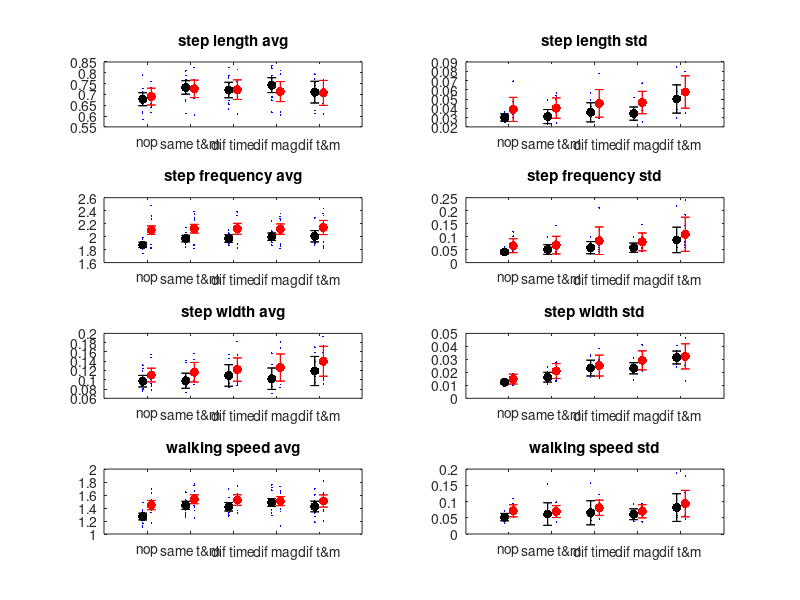

Reproduce this figure in MATLAB. (Note: this script raises an error after producing the figure.)
%% plots youngs vs old 
load main_kinem_y
load main_kinem_o
load detrend_y
load detrend_o

conds = {'no_pert' 'same_mf' 'diff_f' 'diff_m' 'diff_fm'};

%% old vs young kinematic with individual subjects
w = 0.1;
% for m=1:length(subjs)
    for i=1:length(conds)
        figure(100)
        subplot(4,2,1)
        xlim([0 6])
%         ylim([0.6 0.85])
        plot(i - w,mean(kinem_y.sl.(conds{i}).avg),'k.','MarkerSize',20), hold on
        plot(i - w,kinem_y.sl.(conds{i}).avg,'b.','MarkerSize',4), hold on
        errorbar(i - w,mean(kinem_y.sl.(conds{i}).avg),mean(kinem_y.sl.(conds{i}).standdev),'k.'), hold on
    end
% end
figure(100)
set(gca, 'XTick', [1,2,3,4,5],'XTickLabel',{'nop' 'same t&m' 'dif time' 'dif mag' 'dif t&m'});
title('step length avg')
% errorbar([1; 2; 3; 4; 5],mean(sl.(conds{i}).avg),mean(sl.(conds{i}).standdev),'.');
% errorbar([0.80 1.15 1.50; 2.60 2.95 3.30; 4.40 4.75 5.10],stridewidth_variation_detrended_bar_plot,error_width_detrended,'.');
% errorbar([0.80 1.15 1.50; 2.60 2.95 3.30; 4.40 4.75 5.10],(stridewidth_variation_detrended_bar_plot + stridewidth_variation_speedtrend_bar_plot),error_width_speedtrend,'.');
% [i-0.1,i,i+0.1]
for i=1:length(conds)
        figure(100)
        subplot(4,2,2)
        xlim([0 6])
%         ylim([0.6 0.85])
        plot(i - w,mean(kinem_y.sl.(conds{i}).standdev),'k.','MarkerSize',20), hold on
        plot(i - w,kinem_y.sl.(conds{i}).standdev,'b.','MarkerSize',4), hold on
        errorbar(i - w,mean(kinem_y.sl.(conds{i}).standdev),mean(std(kinem_y.sl.(conds{i}).standdev)),'k.'), hold on
end
% end
figure(100)
set(gca, 'XTick', [1,2,3,4,5],'XTickLabel',{'nop' 'same t&m' 'dif time' 'dif mag' 'dif t&m'});
title('step length std')

    for i=1:length(conds)
        figure(100)
        subplot(4,2,3)
        xlim([0 6])
%         ylim([0.6 0.85])
        plot(i - w,mean(kinem_y.sf.(conds{i}).avg),'k.','MarkerSize',20), hold on
        plot(i - w,kinem_y.sf.(conds{i}).avg,'b.','MarkerSize',4), hold on
        errorbar(i - w,mean(kinem_y.sf.(conds{i}).avg),mean(kinem_y.sf.(conds{i}).standdev),'k.'), hold on
    end
% end
figure(100)
set(gca, 'XTick', [1,2,3,4,5],'XTickLabel',{'nop' 'same t&m' 'dif time' 'dif mag' 'dif t&m'});
title('step frequency avg')
% errorbar([1; 2; 3; 4; 5],mean(kinem_y.sf.(conds{i}).avg),mean(kinem_y.sf.(conds{i}).standdev),'.');
% errorbar([0.80 1.15 1.50; 2.60 2.95 3.30; 4.40 4.75 5.10],stridewidth_variation_detrended_bar_plot,error_width_detrended,'.');
% errorbar([0.80 1.15 1.50; 2.60 2.95 3.30; 4.40 4.75 5.10],(stridewidth_variation_detrended_bar_plot + stridewidth_variation_speedtrend_bar_plot),error_width_speedtrend,'.');
% [i-0.1,i,i+0.1]
for i=1:length(conds)
        figure(100)
        subplot(4,2,4)
        xlim([0 6])
%         ylim([0.6 0.85])
        plot(i - w,mean(kinem_y.sf.(conds{i}).standdev),'k.','MarkerSize',20), hold on
        plot(i - w,kinem_y.sf.(conds{i}).standdev,'b.','MarkerSize',4), hold on
        errorbar(i - w,mean(kinem_y.sf.(conds{i}).standdev),mean(std(kinem_y.sf.(conds{i}).standdev)),'k.'), hold on
end
% end
figure(100)
set(gca, 'XTick', [1,2,3,4,5],'XTickLabel',{'nop' 'same t&m' 'dif time' 'dif mag' 'dif t&m'});
title('step frequency std')

    for i=1:length(conds)
        figure(100)
        subplot(4,2,5)
        xlim([0 6])
%         ylim([0.6 0.85])
        plot(i - w,mean(kinem_y.sw.(conds{i}).avg),'k.','MarkerSize',20), hold on
        plot(i - w,kinem_y.sw.(conds{i}).avg,'b.','MarkerSize',4), hold on
        errorbar(i - w,mean(kinem_y.sw.(conds{i}).avg),mean(kinem_y.sw.(conds{i}).standdev),'k.'), hold on
    end
% end
figure(100)
set(gca, 'XTick', [1,2,3,4,5],'XTickLabel',{'nop' 'same t&m' 'dif time' 'dif mag' 'dif t&m'});
title('step width avg')
% errorbar([1; 2; 3; 4; 5],mean(kinem_y.sw.(conds{i}).avg),mean(kinem_y.sw.(conds{i}).standdev),'.');
% errorbar([0.80 1.15 1.50; 2.60 2.95 3.30; 4.40 4.75 5.10],stridewidth_variation_detrended_bar_plot,error_width_detrended,'.');
% errorbar([0.80 1.15 1.50; 2.60 2.95 3.30; 4.40 4.75 5.10],(stridewidth_variation_detrended_bar_plot + stridewidth_variation_speedtrend_bar_plot),error_width_speedtrend,'.');
% [i-0.1,i,i+0.1]
for i=1:length(conds)
        figure(100)
        subplot(4,2,6)
        xlim([0 6])
%         ylim([0.6 0.85])
        plot(i - w,mean(kinem_y.sw.(conds{i}).standdev),'k.','MarkerSize',20), hold on
        plot(i - w,kinem_y.sw.(conds{i}).standdev,'b.','MarkerSize',4), hold on
        errorbar(i - w,mean(kinem_y.sw.(conds{i}).standdev),mean(std(kinem_y.sw.(conds{i}).standdev)),'k.'), hold on
end
% end
figure(100)
set(gca, 'XTick', [1,2,3,4,5],'XTickLabel',{'nop' 'same t&m' 'dif time' 'dif mag' 'dif t&m'});
title('step width std')

for i=1:length(conds)
        figure(100)
        subplot(4,2,7)
        xlim([0 6])
%         ylim([0.6 0.85])
        plot(i - w,mean(kinem_y.ws.(conds{i}).avg),'k.','MarkerSize',20), hold on
        plot(i - w,kinem_y.ws.(conds{i}).avg,'b.','MarkerSize',4), hold on
        errorbar(i - w,mean(kinem_y.ws.(conds{i}).avg),mean(kinem_y.ws.(conds{i}).standdev),'k.'), hold on
    end
% end
figure(100)
set(gca, 'XTick', [1,2,3,4,5],'XTickLabel',{'nop' 'same t&m' 'dif time' 'dif mag' 'dif t&m'});
title('walking speed avg')
% errorbar([1; 2; 3; 4; 5],mean(kinem_y.ws.(conds{i}).avg),mean(kinem_y.ws.(conds{i}).standdev),'.');
% errorbar([0.80 1.15 1.50; 2.60 2.95 3.30; 4.40 4.75 5.10],stridewidth_variation_detrended_bar_plot,error_width_detrended,'.');
% errorbar([0.80 1.15 1.50; 2.60 2.95 3.30; 4.40 4.75 5.10],(stridewidth_variation_detrended_bar_plot + stridewidth_variation_speedtrend_bar_plot),error_width_speedtrend,'.');
% [i-0.1,i,i+0.1]
for i=1:length(conds)
        figure(100)
        subplot(4,2,8)
        xlim([0 6])
%         ylim([0.6 0.85])
        plot(i - w,mean(kinem_y.ws.(conds{i}).standdev),'k.','MarkerSize',20), hold on
        plot(i - w,kinem_y.ws.(conds{i}).standdev,'b.','MarkerSize',4), hold on
        errorbar(i - w,mean(kinem_y.ws.(conds{i}).standdev),mean(std(kinem_y.ws.(conds{i}).standdev)),'k.'), hold on
end
% end
figure(100)
set(gca, 'XTick', [1,2,3,4,5],'XTickLabel',{'nop' 'same t&m' 'dif time' 'dif mag' 'dif t&m'});
title('walking speed std')

%old adults 

for i=1:length(conds)
        figure(100)
        subplot(4,2,1)
        xlim([0 6])
%         ylim([0.6 0.85])
        plot(i + w,mean(kinem_o.sl.(conds{i}).avg),'r.','MarkerSize',20), hold on
        plot(i + w,kinem_o.sl.(conds{i}).avg,'b.','MarkerSize',4), hold on
        errorbar(i + w,mean(kinem_o.sl.(conds{i}).avg),mean(kinem_o.sl.(conds{i}).standdev),'r.'), hold on
    end
% end
figure(100)
set(gca, 'XTick', [1,2,3,4,5],'XTickLabel',{'nop' 'same t&m' 'dif time' 'dif mag' 'dif t&m'});
title('step length avg')
% errorbar([1; 2; 3; 4; 5],mean(sl.(conds{i}).avg),mean(sl.(conds{i}).standdev),'.');
% errorbar([0.80 1.15 1.50; 2.60 2.95 3.30; 4.40 4.75 5.10],stridewidth_variation_detrended_bar_plot,error_width_detrended,'.');
% errorbar([0.80 1.15 1.50; 2.60 2.95 3.30; 4.40 4.75 5.10],(stridewidth_variation_detrended_bar_plot + stridewidth_variation_speedtrend_bar_plot),error_width_speedtrend,'.');
% [i-0.1,i,i+0.1]
for i=1:length(conds)
        figure(100)
        subplot(4,2,2)
        xlim([0 6])
%         ylim([0.6 0.85])
        plot(i + w,mean(kinem_o.sl.(conds{i}).standdev),'r.','MarkerSize',20), hold on
        plot(i + w,kinem_o.sl.(conds{i}).standdev,'b.','MarkerSize',4), hold on
        errorbar(i + w,mean(kinem_o.sl.(conds{i}).standdev),mean(std(kinem_o.sl.(conds{i}).standdev)),'r.'), hold on
end
% end
figure(100)
set(gca, 'XTick', [1,2,3,4,5],'XTickLabel',{'nop' 'same t&m' 'dif time' 'dif mag' 'dif t&m'});
title('step length std')

    for i=1:length(conds)
        figure(100)
        subplot(4,2,3)
        xlim([0 6])
%         ylim([0.6 0.85])
        plot(i + w,mean(kinem_o.sf.(conds{i}).avg),'r.','MarkerSize',20), hold on
        plot(i + w,kinem_o.sf.(conds{i}).avg,'b.','MarkerSize',4), hold on
        errorbar(i + w,mean(kinem_o.sf.(conds{i}).avg),mean(kinem_o.sf.(conds{i}).standdev),'r.'), hold on
    end
% end
figure(100)
set(gca, 'XTick', [1,2,3,4,5],'XTickLabel',{'nop' 'same t&m' 'dif time' 'dif mag' 'dif t&m'});
title('step frequency avg')
% errorbar([1; 2; 3; 4; 5],mean(kinem_o.sf.(conds{i}).avg),mean(kinem_o.sf.(conds{i}).standdev),'.');
% errorbar([0.80 1.15 1.50; 2.60 2.95 3.30; 4.40 4.75 5.10],stridewidth_variation_detrended_bar_plot,error_width_detrended,'.');
% errorbar([0.80 1.15 1.50; 2.60 2.95 3.30; 4.40 4.75 5.10],(stridewidth_variation_detrended_bar_plot + stridewidth_variation_speedtrend_bar_plot),error_width_speedtrend,'.');
% [i-0.1,i,i+0.1]
for i=1:length(conds)
        figure(100)
        subplot(4,2,4)
        xlim([0 6])
%         ylim([0.6 0.85])
        plot(i + w,mean(kinem_o.sf.(conds{i}).standdev),'r.','MarkerSize',20), hold on
        plot(i + w,kinem_o.sf.(conds{i}).standdev,'b.','MarkerSize',4), hold on
        errorbar(i + w,mean(kinem_o.sf.(conds{i}).standdev),mean(std(kinem_o.sf.(conds{i}).standdev)),'r.'), hold on
end
% end
figure(100)
set(gca, 'XTick', [1,2,3,4,5],'XTickLabel',{'nop' 'same t&m' 'dif time' 'dif mag' 'dif t&m'});
title('step frequency std')

    for i=1:length(conds)
        figure(100)
        subplot(4,2,5)
        xlim([0 6])
%         ylim([0.6 0.85])
        plot(i + w,mean(kinem_o.sw.(conds{i}).avg),'r.','MarkerSize',20), hold on
        plot(i + w,kinem_o.sw.(conds{i}).avg,'b.','MarkerSize',4), hold on
        errorbar(i + w,mean(kinem_o.sw.(conds{i}).avg),mean(kinem_o.sw.(conds{i}).standdev),'r.'), hold on
    end
% end
figure(100)
set(gca, 'XTick', [1,2,3,4,5],'XTickLabel',{'nop' 'same t&m' 'dif time' 'dif mag' 'dif t&m'});
title('step width avg')
% errorbar([1; 2; 3; 4; 5],mean(kinem_o.sw.(conds{i}).avg),mean(kinem_o.sw.(conds{i}).standdev),'.');
% errorbar([0.80 1.15 1.50; 2.60 2.95 3.30; 4.40 4.75 5.10],stridewidth_variation_detrended_bar_plot,error_width_detrended,'.');
% errorbar([0.80 1.15 1.50; 2.60 2.95 3.30; 4.40 4.75 5.10],(stridewidth_variation_detrended_bar_plot + stridewidth_variation_speedtrend_bar_plot),error_width_speedtrend,'.');
% [i-0.1,i,i+0.1]
for i=1:length(conds)
        figure(100)
        subplot(4,2,6)
        xlim([0 6])
%         ylim([0.6 0.85])
        plot(i + w,mean(kinem_o.sw.(conds{i}).standdev),'r.','MarkerSize',20), hold on
        plot(i + w,kinem_o.sw.(conds{i}).standdev,'b.','MarkerSize',4), hold on
        errorbar(i + w,mean(kinem_o.sw.(conds{i}).standdev),mean(std(kinem_o.sw.(conds{i}).standdev)),'r.'), hold on
end
% end
figure(100)
set(gca, 'XTick', [1,2,3,4,5],'XTickLabel',{'nop' 'same t&m' 'dif time' 'dif mag' 'dif t&m'});
title('step width std')

for i=1:length(conds)
        figure(100)
        subplot(4,2,7)
        xlim([0 6])
%         ylim([0.6 0.85])
        plot(i + w,mean(kinem_o.ws.(conds{i}).avg),'r.','MarkerSize',20), hold on
        plot(i + w,kinem_o.ws.(conds{i}).avg,'b.','MarkerSize',4), hold on
        errorbar(i + w,mean(kinem_o.ws.(conds{i}).avg),mean(kinem_o.ws.(conds{i}).standdev),'r.'), hold on
    end
% end
figure(100)
set(gca, 'XTick', [1,2,3,4,5],'XTickLabel',{'nop' 'same t&m' 'dif time' 'dif mag' 'dif t&m'});
title('walking speed avg')
% errorbar([1; 2; 3; 4; 5],mean(kinem_o.ws.(conds{i}).avg),mean(kinem_o.ws.(conds{i}).standdev),'.');
% errorbar([0.80 1.15 1.50; 2.60 2.95 3.30; 4.40 4.75 5.10],stridewidth_variation_detrended_bar_plot,error_width_detrended,'.');
% errorbar([0.80 1.15 1.50; 2.60 2.95 3.30; 4.40 4.75 5.10],(stridewidth_variation_detrended_bar_plot + stridewidth_variation_speedtrend_bar_plot),error_width_speedtrend,'.');
% [i-0.1,i,i+0.1]
for i=1:length(conds)
        figure(100)
        subplot(4,2,8)
        xlim([0 6])
%         ylim([0.6 0.85])
        plot(i + w,mean(kinem_o.ws.(conds{i}).standdev),'r.','MarkerSize',20), hold on
        plot(i + w,kinem_o.ws.(conds{i}).standdev,'b.','MarkerSize',4), hold on
        errorbar(i + w,mean(kinem_o.ws.(conds{i}).standdev),mean(std(kinem_o.ws.(conds{i}).standdev)),'r.'), hold on
end
% end
figure(100)
set(gca, 'XTick', [1,2,3,4,5],'XTickLabel',{'nop' 'same t&m' 'dif time' 'dif mag' 'dif t&m'});
title('walking speed std')
%% plots youngs vs old - no individual subjects 
load main_kinem_y
load main_kinem_o

conds = {'no_pert' 'same_mf' 'diff_f' 'diff_m' 'diff_fm'};
w = 0.1;
% for m=1:length(subjs)
    for i=1:length(conds)
        figure(100)
        subplot(4,2,1)
        xlim([0 6])
%         ylim([0.6 0.85])
        plot(i - w,mean(kinem_y.sl.(conds{i}).avg),'k.','MarkerSize',20), hold on
%         plot(i - w,kinem_y.sl.(conds{i}).avg,'b.','MarkerSize',4), hold on
        errorbar(i - w,mean(kinem_y.sl.(conds{i}).avg),mean(kinem_y.sl.(conds{i}).standdev),'k.'), hold on
    end
% end
figure(100)
set(gca, 'XTick', [1,2,3,4,5],'XTickLabel',{'nop' 'same t&m' 'dif time' 'dif mag' 'dif t&m'});
title('step length avg')
% errorbar([1; 2; 3; 4; 5],mean(sl.(conds{i}).avg),mean(sl.(conds{i}).standdev),'.');
% errorbar([0.80 1.15 1.50; 2.60 2.95 3.30; 4.40 4.75 5.10],stridewidth_variation_detrended_bar_plot,error_width_detrended,'.');
% errorbar([0.80 1.15 1.50; 2.60 2.95 3.30; 4.40 4.75 5.10],(stridewidth_variation_detrended_bar_plot + stridewidth_variation_speedtrend_bar_plot),error_width_speedtrend,'.');
% [i-0.1,i,i+0.1]
for i=1:length(conds)
        figure(100)
        subplot(4,2,2)
        xlim([0 6])
%         ylim([0.6 0.85])
        plot(i - w,mean(kinem_y.sl.(conds{i}).standdev),'k.','MarkerSize',20), hold on
%         plot(i - w,kinem_y.sl.(conds{i}).standdev,'b.','MarkerSize',4), hold on
        errorbar(i - w,mean(kinem_y.sl.(conds{i}).standdev),mean(std(kinem_y.sl.(conds{i}).standdev)),'k.'), hold on
end
% end
figure(100)
set(gca, 'XTick', [1,2,3,4,5],'XTickLabel',{'nop' 'same t&m' 'dif time' 'dif mag' 'dif t&m'});
title('step length std')

    for i=1:length(conds)
        figure(100)
        subplot(4,2,3)
        xlim([0 6])
%         ylim([0.6 0.85])
        plot(i - w,mean(kinem_y.sf.(conds{i}).avg),'k.','MarkerSize',20), hold on
%         plot(i - w,kinem_y.sf.(conds{i}).avg,'b.','MarkerSize',4), hold on
        errorbar(i - w,mean(kinem_y.sf.(conds{i}).avg),mean(kinem_y.sf.(conds{i}).standdev),'k.'), hold on
    end
% end
figure(100)
set(gca, 'XTick', [1,2,3,4,5],'XTickLabel',{'nop' 'same t&m' 'dif time' 'dif mag' 'dif t&m'});
title('step frequency avg')
% errorbar([1; 2; 3; 4; 5],mean(kinem_y.sf.(conds{i}).avg),mean(kinem_y.sf.(conds{i}).standdev),'.');
% errorbar([0.80 1.15 1.50; 2.60 2.95 3.30; 4.40 4.75 5.10],stridewidth_variation_detrended_bar_plot,error_width_detrended,'.');
% errorbar([0.80 1.15 1.50; 2.60 2.95 3.30; 4.40 4.75 5.10],(stridewidth_variation_detrended_bar_plot + stridewidth_variation_speedtrend_bar_plot),error_width_speedtrend,'.');
% [i-0.1,i,i+0.1]
for i=1:length(conds)
        figure(100)
        subplot(4,2,4)
        xlim([0 6])
%         ylim([0.6 0.85])
        plot(i - w,mean(kinem_y.sf.(conds{i}).standdev),'k.','MarkerSize',20), hold on
%         plot(i - w,kinem_y.sf.(conds{i}).standdev,'b.','MarkerSize',4), hold on
        errorbar(i - w,mean(kinem_y.sf.(conds{i}).standdev),mean(std(kinem_y.sf.(conds{i}).standdev)),'k.'), hold on
end
% end
figure(100)
set(gca, 'XTick', [1,2,3,4,5],'XTickLabel',{'nop' 'same t&m' 'dif time' 'dif mag' 'dif t&m'});
title('step frequency std')

    for i=1:length(conds)
        figure(100)
        subplot(4,2,5)
        xlim([0 6])
%         ylim([0.6 0.85])
        plot(i - w,mean(kinem_y.sw.(conds{i}).avg),'k.','MarkerSize',20), hold on
%         plot(i - w,kinem_y.sw.(conds{i}).avg,'b.','MarkerSize',4), hold on
        errorbar(i - w,mean(kinem_y.sw.(conds{i}).avg),mean(kinem_y.sw.(conds{i}).standdev),'k.'), hold on
    end
% end
figure(100)
set(gca, 'XTick', [1,2,3,4,5],'XTickLabel',{'nop' 'same t&m' 'dif time' 'dif mag' 'dif t&m'});
title('step width avg')
% errorbar([1; 2; 3; 4; 5],mean(kinem_y.sw.(conds{i}).avg),mean(kinem_y.sw.(conds{i}).standdev),'.');
% errorbar([0.80 1.15 1.50; 2.60 2.95 3.30; 4.40 4.75 5.10],stridewidth_variation_detrended_bar_plot,error_width_detrended,'.');
% errorbar([0.80 1.15 1.50; 2.60 2.95 3.30; 4.40 4.75 5.10],(stridewidth_variation_detrended_bar_plot + stridewidth_variation_speedtrend_bar_plot),error_width_speedtrend,'.');
% [i-0.1,i,i+0.1]
for i=1:length(conds)
        figure(100)
        subplot(4,2,6)
        xlim([0 6])
%         ylim([0.6 0.85])
        plot(i - w,mean(kinem_y.sw.(conds{i}).standdev),'k.','MarkerSize',20), hold on
%         plot(i - w,kinem_y.sw.(conds{i}).standdev,'b.','MarkerSize',4), hold on
        errorbar(i - w,mean(kinem_y.sw.(conds{i}).standdev),mean(std(kinem_y.sw.(conds{i}).standdev)),'k.'), hold on
end
% end
figure(100)
set(gca, 'XTick', [1,2,3,4,5],'XTickLabel',{'nop' 'same t&m' 'dif time' 'dif mag' 'dif t&m'});
title('step width std')

for i=1:length(conds)
        figure(100)
        subplot(4,2,7)
        xlim([0 6])
%         ylim([0.6 0.85])
        plot(i - w,mean(kinem_y.ws.(conds{i}).avg),'k.','MarkerSize',20), hold on
%         plot(i - w,kinem_y.ws.(conds{i}).avg,'b.','MarkerSize',4), hold on
        errorbar(i - w,mean(kinem_y.ws.(conds{i}).avg),mean(kinem_y.ws.(conds{i}).standdev),'k.'), hold on
    end
% end
figure(100)
set(gca, 'XTick', [1,2,3,4,5],'XTickLabel',{'nop' 'same t&m' 'dif time' 'dif mag' 'dif t&m'});
title('walking speed avg')
% errorbar([1; 2; 3; 4; 5],mean(kinem_y.ws.(conds{i}).avg),mean(kinem_y.ws.(conds{i}).standdev),'.');
% errorbar([0.80 1.15 1.50; 2.60 2.95 3.30; 4.40 4.75 5.10],stridewidth_variation_detrended_bar_plot,error_width_detrended,'.');
% errorbar([0.80 1.15 1.50; 2.60 2.95 3.30; 4.40 4.75 5.10],(stridewidth_variation_detrended_bar_plot + stridewidth_variation_speedtrend_bar_plot),error_width_speedtrend,'.');
% [i-0.1,i,i+0.1]
for i=1:length(conds)
        figure(100)
        subplot(4,2,8)
        xlim([0 6])
%         ylim([0.6 0.85])
        plot(i - w,mean(kinem_y.ws.(conds{i}).standdev),'k.','MarkerSize',20), hold on
%         plot(i - w,kinem_y.ws.(conds{i}).standdev,'b.','MarkerSize',4), hold on
        errorbar(i - w,mean(kinem_y.ws.(conds{i}).standdev),mean(std(kinem_y.ws.(conds{i}).standdev)),'k.'), hold on
end
% end
figure(100)
set(gca, 'XTick', [1,2,3,4,5],'XTickLabel',{'nop' 'same t&m' 'dif time' 'dif mag' 'dif t&m'});
title('walking speed std')

%old adults 

for i=1:length(conds)
        figure(100)
        subplot(4,2,1)
        xlim([0 6])
%         ylim([0.6 0.85])
        plot(i + w,mean(kinem_o.sl.(conds{i}).avg),'r.','MarkerSize',20), hold on
%         plot(i + w,kinem_o.sl.(conds{i}).avg,'b.','MarkerSize',4), hold on
        errorbar(i + w,mean(kinem_o.sl.(conds{i}).avg),mean(kinem_o.sl.(conds{i}).standdev),'r.'), hold on
    end
% end
figure(100)
set(gca, 'XTick', [1,2,3,4,5],'XTickLabel',{'nop' 'same t&m' 'dif time' 'dif mag' 'dif t&m'});
title('step length avg')
% errorbar([1; 2; 3; 4; 5],mean(sl.(conds{i}).avg),mean(sl.(conds{i}).standdev),'.');
% errorbar([0.80 1.15 1.50; 2.60 2.95 3.30; 4.40 4.75 5.10],stridewidth_variation_detrended_bar_plot,error_width_detrended,'.');
% errorbar([0.80 1.15 1.50; 2.60 2.95 3.30; 4.40 4.75 5.10],(stridewidth_variation_detrended_bar_plot + stridewidth_variation_speedtrend_bar_plot),error_width_speedtrend,'.');
% [i-0.1,i,i+0.1]
for i=1:length(conds)
        figure(100)
        subplot(4,2,2)
        xlim([0 6])
%         ylim([0.6 0.85])
        plot(i + w,mean(kinem_o.sl.(conds{i}).standdev),'r.','MarkerSize',20), hold on
%         plot(i + w,kinem_o.sl.(conds{i}).standdev,'b.','MarkerSize',4), hold on
        errorbar(i + w,mean(kinem_o.sl.(conds{i}).standdev),mean(std(kinem_o.sl.(conds{i}).standdev)),'r.'), hold on
end
% end
figure(100)
set(gca, 'XTick', [1,2,3,4,5],'XTickLabel',{'nop' 'same t&m' 'dif time' 'dif mag' 'dif t&m'});
title('step length std')

    for i=1:length(conds)
        figure(100)
        subplot(4,2,3)
        xlim([0 6])
%         ylim([0.6 0.85])
        plot(i + w,mean(kinem_o.sf.(conds{i}).avg),'r.','MarkerSize',20), hold on
%         plot(i + w,kinem_o.sf.(conds{i}).avg,'b.','MarkerSize',4), hold on
        errorbar(i + w,mean(kinem_o.sf.(conds{i}).avg),mean(kinem_o.sf.(conds{i}).standdev),'r.'), hold on
    end
% end
figure(100)
set(gca, 'XTick', [1,2,3,4,5],'XTickLabel',{'nop' 'same t&m' 'dif time' 'dif mag' 'dif t&m'});
title('step frequency avg')
% errorbar([1; 2; 3; 4; 5],mean(kinem_o.sf.(conds{i}).avg),mean(kinem_o.sf.(conds{i}).standdev),'.');
% errorbar([0.80 1.15 1.50; 2.60 2.95 3.30; 4.40 4.75 5.10],stridewidth_variation_detrended_bar_plot,error_width_detrended,'.');
% errorbar([0.80 1.15 1.50; 2.60 2.95 3.30; 4.40 4.75 5.10],(stridewidth_variation_detrended_bar_plot + stridewidth_variation_speedtrend_bar_plot),error_width_speedtrend,'.');
% [i-0.1,i,i+0.1]
for i=1:length(conds)
        figure(100)
        subplot(4,2,4)
        xlim([0 6])
%         ylim([0.6 0.85])
        plot(i + w,mean(kinem_o.sf.(conds{i}).standdev),'r.','MarkerSize',20), hold on
%         plot(i + w,kinem_o.sf.(conds{i}).standdev,'b.','MarkerSize',4), hold on
        errorbar(i + w,mean(kinem_o.sf.(conds{i}).standdev),mean(std(kinem_o.sf.(conds{i}).standdev)),'r.'), hold on
end
% end
figure(100)
set(gca, 'XTick', [1,2,3,4,5],'XTickLabel',{'nop' 'same t&m' 'dif time' 'dif mag' 'dif t&m'});
title('step frequency std')

    for i=1:length(conds)
        figure(100)
        subplot(4,2,5)
        xlim([0 6])
%         ylim([0.6 0.85])
        plot(i + w,mean(kinem_o.sw.(conds{i}).avg),'r.','MarkerSize',20), hold on
%         plot(i + w,kinem_o.sw.(conds{i}).avg,'b.','MarkerSize',4), hold on
        errorbar(i + w,mean(kinem_o.sw.(conds{i}).avg),mean(kinem_o.sw.(conds{i}).standdev),'r.'), hold on
    end
% end
figure(100)
set(gca, 'XTick', [1,2,3,4,5],'XTickLabel',{'nop' 'same t&m' 'dif time' 'dif mag' 'dif t&m'});
title('step width avg')
% errorbar([1; 2; 3; 4; 5],mean(kinem_o.sw.(conds{i}).avg),mean(kinem_o.sw.(conds{i}).standdev),'.');
% errorbar([0.80 1.15 1.50; 2.60 2.95 3.30; 4.40 4.75 5.10],stridewidth_variation_detrended_bar_plot,error_width_detrended,'.');
% errorbar([0.80 1.15 1.50; 2.60 2.95 3.30; 4.40 4.75 5.10],(stridewidth_variation_detrended_bar_plot + stridewidth_variation_speedtrend_bar_plot),error_width_speedtrend,'.');
% [i-0.1,i,i+0.1]
for i=1:length(conds)
        figure(100)
        subplot(4,2,6)
        xlim([0 6])
%         ylim([0.6 0.85])
        plot(i + w,mean(kinem_o.sw.(conds{i}).standdev),'r.','MarkerSize',20), hold on
%         plot(i + w,kinem_o.sw.(conds{i}).standdev,'b.','MarkerSize',4), hold on
        errorbar(i + w,mean(kinem_o.sw.(conds{i}).standdev),mean(std(kinem_o.sw.(conds{i}).standdev)),'r.'), hold on
end
% end
figure(100)
set(gca, 'XTick', [1,2,3,4,5],'XTickLabel',{'nop' 'same t&m' 'dif time' 'dif mag' 'dif t&m'});
title('step width std')

for i=1:length(conds)
        figure(100)
        subplot(4,2,7)
        xlim([0 6])
%         ylim([0.6 0.85])
        plot(i + w,mean(kinem_o.ws.(conds{i}).avg),'r.','MarkerSize',20), hold on
%         plot(i + w,kinem_o.ws.(conds{i}).avg,'b.','MarkerSize',4), hold on
        errorbar(i + w,mean(kinem_o.ws.(conds{i}).avg),mean(kinem_o.ws.(conds{i}).standdev),'r.'), hold on
    end
% end
figure(100)
set(gca, 'XTick', [1,2,3,4,5],'XTickLabel',{'nop' 'same t&m' 'dif time' 'dif mag' 'dif t&m'});
title('walking speed avg')
% errorbar([1; 2; 3; 4; 5],mean(kinem_o.ws.(conds{i}).avg),mean(kinem_o.ws.(conds{i}).standdev),'.');
% errorbar([0.80 1.15 1.50; 2.60 2.95 3.30; 4.40 4.75 5.10],stridewidth_variation_detrended_bar_plot,error_width_detrended,'.');
% errorbar([0.80 1.15 1.50; 2.60 2.95 3.30; 4.40 4.75 5.10],(stridewidth_variation_detrended_bar_plot + stridewidth_variation_speedtrend_bar_plot),error_width_speedtrend,'.');
% [i-0.1,i,i+0.1]
for i=1:length(conds)
        figure(100)
        subplot(4,2,8)
        xlim([0 6])
%         ylim([0.6 0.85])
        plot(i + w,mean(kinem_o.ws.(conds{i}).standdev),'r.','MarkerSize',20), hold on
%         plot(i + w,kinem_o.ws.(conds{i}).standdev,'b.','MarkerSize',4), hold on
        errorbar(i + w,mean(kinem_o.ws.(conds{i}).standdev),mean(std(kinem_o.ws.(conds{i}).standdev)),'r.'), hold on
end
% end
figure(100)
set(gca, 'XTick', [1,2,3,4,5],'XTickLabel',{'nop' 'same t&m' 'dif time' 'dif mag' 'dif t&m'});
title('walking speed std')

%% detrended old vs young
conds_s= ["no_pert" "same_mf" "diff_f" "diff_m" "diff_fm"];
m = 1;
comb_stack = zeros(10,2);
detrend_y.stack_p=[];
for i=conds_s    
detrend_y.(i).det_avg = mean(detrend_y.(i).slminusfit);
detrend_y.(i).speedt_avg = mean(detrend_y.(i).speedtrend);
comb_stack(m,:) = [mean(detrend_y.(i).slminusfit), mean(detrend_y.(i).speedtrend)];
m = m + 2;
end
m = 2;
for i=conds_s    
detrend_o.(i).det_avg = mean(detrend_o.(i).slminusfit);
detrend_o.(i).speedt_avg = mean(detrend_o.(i).speedtrend);
comb_stack(m,:) = [mean(detrend_o.(i).slminusfit), mean(detrend_o.(i).speedtrend)];
m = m + 2;
end

figure
bar([0.9,1.1,1.9,2.1,2.9,3.1,3.9,4.1,4.9,5.1],comb_stack,'stacked')
% legend('detrended','speedtrend')
% set(gca, 'XTick', [0.1,1.1,1.9,2.1,2.9,3.1,3.9,4.1,4.9,5.1,5.9,6.1,6.9,7.1,7.9,8.1,8.9,9.1,9.9,10.1],'XTickLabel',{'no pert' 'same mf' 'diff f' 'diff m' 'diff fm'});
set(gca, 'XTick', [1,2,3,4,5],'XTickLabel',{'no pert' 'same mf' 'diff f' 'diff m' 'diff fm'});
ylabel('variance (m^2)')
%% rearange the data 
kinem_nam = {'sl' 'sf' 'sw' 'ws'};
conds = {'no_pert' 'same_mf' 'diff_f' 'diff_m' 'diff_fm'};
for i=1:length(kinem_nam)
    for m=1:length(conds)
    kinem_y.(kinem_nam{i}).all_var(:,m)=(kinem_y.(kinem_nam{i}).(conds{m}).vardev)';
    end
end

%% plots youngs vs old - no individual subjects - box plots 
load main_kinem_y
load main_kinem_o

conds = {'no_pert' 'same_mf' 'diff_f' 'diff_m' 'diff_fm'};
w = [0.05,0.054,0.058,0.062,0.066,0.07,0.074,0.076,0.08,0.084];
w2 = [0.054,0.058,0.062,0.066,0.07,0.074,0.076,0.08,0.084];

x = [0.8;1.8;2.8;3.8;4.8];
x2 = [1.2;2.2;3.2;4.2;5.2];
z = repmat(x,1,10);
z2 = repmat(x2,1,9);
% for m=1:length(subjs)
    for i=1:length(conds)
        figure(110)
        subplot(3,2,1)
%         xlim([0 6])
%         ylim([0.6 0.85])
          boxchart(z(i,:),kinem_y.sl.(conds{i}).avg,'MarkerStyle','none','BoxWidth',0.3,'BoxFaceColor','k'), hold on
          boxchart(z2(i,:),kinem_o.sl.(conds{i}).avg,'MarkerStyle','none','BoxWidth',0.3,'BoxFaceColor','r'), hold on

%         plot(i,mean(kinem_y.sl.(conds{i}).avg),'k.','MarkerSize',20), hold on
          plot(x(i)- w,kinem_y.sl.(conds{i}).avg,'k.','MarkerSize',4), hold on
          plot(x2(i) + w2,kinem_o.sl.(conds{i}).avg,'r.','MarkerSize',4), hold on
%         errorbar(i - w,mean(kinem_y.sl.(conds{i}).avg),mean(kinem_y.sl.(conds{i}).standdev),'k.'), hold on
    end
% end
figure(110)
set(gca, 'XTick', [1,2,3,4,5],'XTickLabel',{'nop' 'same t&m' 'dif time' 'dif mag' 'dif t&m'});
title('step length avg')

    for i=1:length(conds)
        figure(110)
        subplot(3,2,2)
%         xlim([0 6])
%         ylim([0.6 0.85])
          boxchart(z(i,:),kinem_y.sl.(conds{i}).standdev,'MarkerStyle','none','BoxWidth',0.3,'BoxFaceColor','k'), hold on
          boxchart(z2(i,:),kinem_o.sl.(conds{i}).standdev,'MarkerStyle','none','BoxWidth',0.3,'BoxFaceColor','r'), hold on

%         plot(i,mean(kinem_y.sl.(conds{i}).avg),'k.','MarkerSize',20), hold on
          plot(x(i)- w,kinem_y.sl.(conds{i}).standdev,'k.','MarkerSize',4), hold on
          plot(x2(i) + w2,kinem_o.sl.(conds{i}).standdev,'r.','MarkerSize',4), hold on
%         errorbar(i - w,mean(kinem_y.sl.(conds{i}).avg),mean(kinem_y.sl.(conds{i}).standdev),'k.'), hold on
    end
% end
figure(110)
set(gca, 'XTick', [1,2,3,4,5],'XTickLabel',{'nop' 'same t&m' 'dif time' 'dif mag' 'dif t&m'});
title('step length std')

for i=1:length(conds)
        figure(110)
        subplot(3,2,3)
%         xlim([0 6])
%         ylim([0.6 0.85])
          boxchart(z(i,:),kinem_y.sf.(conds{i}).avg,'MarkerStyle','none','BoxWidth',0.3,'BoxFaceColor','k'), hold on
          boxchart(z2(i,:),kinem_o.sf.(conds{i}).avg,'MarkerStyle','none','BoxWidth',0.3,'BoxFaceColor','r'), hold on

%         plot(i,mean(kinem_y.sf.(conds{i}).avg),'k.','MarkerSize',20), hold on
          plot(x(i)- w,kinem_y.sf.(conds{i}).avg,'k.','MarkerSize',4), hold on
          plot(x2(i) + w2,kinem_o.sf.(conds{i}).avg,'r.','MarkerSize',4), hold on
%         errorbar(i - w,mean(kinem_y.sf.(conds{i}).avg),mean(kinem_y.sf.(conds{i}).standdev),'k.'), hold on
    end
% end
figure(110)
set(gca, 'XTick', [1,2,3,4,5],'XTickLabel',{'nop' 'same t&m' 'dif time' 'dif mag' 'dif t&m'});
title('step freq avg')

    for i=1:length(conds)
        figure(110)
        subplot(3,2,4)
%         xlim([0 6])
%         ylim([0.6 0.85])
          boxchart(z(i,:),kinem_y.sf.(conds{i}).standdev,'MarkerStyle','none','BoxWidth',0.3,'BoxFaceColor','k'), hold on
          boxchart(z2(i,:),kinem_o.sf.(conds{i}).standdev,'MarkerStyle','none','BoxWidth',0.3,'BoxFaceColor','r'), hold on

%         plot(i,mean(kinem_y.sf.(conds{i}).avg),'k.','MarkerSize',20), hold on
          plot(x(i)- w,kinem_y.sf.(conds{i}).standdev,'k.','MarkerSize',4), hold on
          plot(x2(i) + w2,kinem_o.sf.(conds{i}).standdev,'r.','MarkerSize',4), hold on
%         errorbar(i - w,mean(kinem_y.sf.(conds{i}).avg),mean(kinem_y.sf.(conds{i}).standdev),'k.'), hold on
    end
% end
figure(110)
set(gca, 'XTick', [1,2,3,4,5],'XTickLabel',{'nop' 'same t&m' 'dif time' 'dif mag' 'dif t&m'});
title('step freq std')

for i=1:length(conds)
        figure(110)
        subplot(3,2,5)
%         xlim([0 6])
%         ylim([0.6 0.85])
          boxchart(z(i,:),kinem_y.sw.(conds{i}).avg,'MarkerStyle','none','BoxWidth',0.3,'BoxFaceColor','k'), hold on
          boxchart(z2(i,:),kinem_o.sw.(conds{i}).avg,'MarkerStyle','none','BoxWidth',0.3,'BoxFaceColor','r'), hold on

%         plot(i,mean(kinem_y.sw.(conds{i}).avg),'k.','MarkerSize',20), hold on
          plot(x(i)- w,kinem_y.sw.(conds{i}).avg,'k.','MarkerSize',4), hold on
          plot(x2(i) + w2,kinem_o.sw.(conds{i}).avg,'r.','MarkerSize',4), hold on
%         errorbar(i - w,mean(kinem_y.sw.(conds{i}).avg),mean(kinem_y.sw.(conds{i}).standdev),'k.'), hold on
    end
% end
figure(110)
set(gca, 'XTick', [1,2,3,4,5],'XTickLabel',{'nop' 'same t&m' 'dif time' 'dif mag' 'dif t&m'});
title('step width avg')

    for i=1:length(conds)
        figure(110)
        subplot(3,2,6)
%         xlim([0 6])
%         ylim([0.6 0.85])
          boxchart(z(i,:),kinem_y.sw.(conds{i}).standdev,'MarkerStyle','none','BoxWidth',0.3,'BoxFaceColor','k'), hold on
          boxchart(z2(i,:),kinem_o.sw.(conds{i}).standdev,'MarkerStyle','none','BoxWidth',0.3,'BoxFaceColor','r'), hold on

%         plot(i,mean(kinem_y.sw.(conds{i}).avg),'k.','MarkerSize',20), hold on
          plot(x(i)- w,kinem_y.sw.(conds{i}).standdev,'k.','MarkerSize',4), hold on
          plot(x2(i) + w2,kinem_o.sw.(conds{i}).standdev,'r.','MarkerSize',4), hold on
%         errorbar(i - w,mean(kinem_y.sw.(conds{i}).avg),mean(kinem_y.sw.(conds{i}).standdev),'k.'), hold on
    end
% end
figure(110)
set(gca, 'XTick', [1,2,3,4,5],'XTickLabel',{'nop' 'same t&m' 'dif time' 'dif mag' 'dif t&m'});
title('step width std')

for i=1:length(conds)
        figure(111)
        subplot(1,2,1)
%         xlim([0 6])
%         ylim([0.6 0.85])
          boxchart(z(i,:),kinem_y.ws.(conds{i}).avg,'MarkerStyle','none','BoxWidth',0.3,'BoxFaceColor','k'), hold on
          boxchart(z2(i,:),kinem_o.ws.(conds{i}).avg,'MarkerStyle','none','BoxWidth',0.3,'BoxFaceColor','r'), hold on

%         plot(i,mean(kinem_y.ws.(conds{i}).avg),'k.','MarkerSize',20), hold on
          plot(x(i)- w,kinem_y.ws.(conds{i}).avg,'k.','MarkerSize',4), hold on
          plot(x2(i) + w2,kinem_o.ws.(conds{i}).avg,'r.','MarkerSize',4), hold on
%         errorbar(i - w,mean(kinem_y.ws.(conds{i}).avg),mean(kinem_y.ws.(conds{i}).standdev),'k.'), hold on
    end
% end
figure(111)
set(gca, 'XTick', [1,2,3,4,5],'XTickLabel',{'nop' 'same t&m' 'dif time' 'dif mag' 'dif t&m'});
title('walking speed avg')

    for i=1:length(conds)
        figure(111)
        subplot(1,2,2)
%         xlim([0 6])
%         ylim([0.6 0.85])
%           boxplot(z(i,:),kinem_y.ws.(conds{i}).standdev,'Colors','k','Whisker',3,'PlotStyle','compact'), hold on
%           boxplot(z2(i,:),kinem_o.ws.(conds{i}).standdev,'Colors','r','Whisker',3,'PlotStyle','compact'), hold on
          boxchart(z(i,:),kinem_y.ws.(conds{i}).standdev,'MarkerStyle','none','BoxWidth',0.3,'BoxFaceColor','k'), hold on
          boxchart(z2(i,:),kinem_o.ws.(conds{i}).standdev,'MarkerStyle','none','BoxWidth',0.3,'BoxFaceColor','r'), hold on
%         plot(i,mean(kinem_y.ws.(conds{i}).avg),'k.','MarkerSize',20), hold on
%           plot(x(i)- w,kinem_y.ws.(conds{i}).standdev,'k.','MarkerSize',4), hold on
%           plot(x2(i) + w2,kinem_o.ws.(conds{i}).standdev,'r.','MarkerSize',4), hold on
%         errorbar(i - w,mean(kinem_y.ws.(conds{i}).avg),mean(kinem_y.ws.(conds{i}).standdev),'k.'), hold on
    end
% end
figure(111)
set(gca, 'XTick', [1,2,3,4,5],'XTickLabel',{'nop' 'same t&m' 'dif time' 'dif mag' 'dif t&m'});
title('walking speed std')
%% detrended old vs young - subplots
load detrend_y
load detrend_o

conds = {'no_pert' 'same_mf' 'diff_f' 'diff_m' 'diff_fm'};
conds_s= ["no_pert" "same_mf" "diff_f" "diff_m" "diff_fm"];
m = 1;
comb_stack = zeros(10,2);
detrend_y.stack_p=[];
for i=conds_s    
detrend_y.(i).det_avg = mean(detrend_y.(i).slminusfit);
detrend_y.(i).speedt_avg = mean(detrend_y.(i).speedtrend);
yng_stack(m,:) = [mean(detrend_y.(i).slminusfit), mean(detrend_y.(i).speedtrend)];
m = m + 1;
end

figure(112)
subplot(1,4,1)
bar([1,2,3,4,5],yng_stack,'stacked')
set(gca, 'XTick', [1,2,3,4,5],'XTickLabel',{'no pert' 'same mf' 'diff f' 'diff m' 'diff fm'});
ylim([0 0.003])
ylabel('variance (m^2)')
title('Young stacked')

m = 1;
for i=conds_s    
detrend_o.(i).det_avg = mean(detrend_o.(i).slminusfit);
detrend_o.(i).speedt_avg = mean(detrend_o.(i).speedtrend);
old_stack(m,:) = [mean(detrend_o.(i).slminusfit), mean(detrend_o.(i).speedtrend)];
m = m + 1;
end

figure(112)
subplot(1,4,2)
bar([1,2,3,4,5],old_stack,'stacked')
ylim([0 0.003])
set(gca, 'XTick', [1,2,3,4,5],'XTickLabel',{'no pert' 'same mf' 'diff f' 'diff m' 'diff fm'});
ylabel('variance (m^2)')
title('Old stacked')

m = 1;
comb_stack = zeros(10,2);
detrend_y.stack_p=[];
for i=conds_s    
detrend_y.(i).det_avg = mean(detrend_y.(i).slminusfit);
detrend_o.(i).det_avg = mean(detrend_o.(i).slminusfit);
comb_stack_detrend(m,:) = [mean(detrend_y.(i).slminusfit), mean(detrend_o.(i).slminusfit)];
m = m + 1;
end

figure(112)
subplot(1,4,3)
bar([1,2,3,4,5],comb_stack_detrend)
ylim([0 0.002])
set(gca, 'XTick', [1,2,3,4,5],'XTickLabel',{'no pert' 'same mf' 'diff f' 'diff m' 'diff fm'});
title('Detrend young vs old')

m = 1;
for i=conds_s    
detrend_y.(i).speedt_avg = mean(detrend_y.(i).speedtrend);
detrend_o.(i).speedt_avg = mean(detrend_o.(i).speedtrend);
comb_stack_speedt(m,:) = [mean(detrend_y.(i).speedtrend), mean(detrend_o.(i).speedtrend)];
m = m + 1;
end

figure(112)
subplot(1,4,4)
bar([1,2,3,4,5],comb_stack_speedt)
ylim([0 0.002]) 
set(gca, 'XTick', [1,2,3,4,5],'XTickLabel',{'no pert' 'same mf' 'diff f' 'diff m' 'diff fm'});
title('Speedtrend young vs old')

